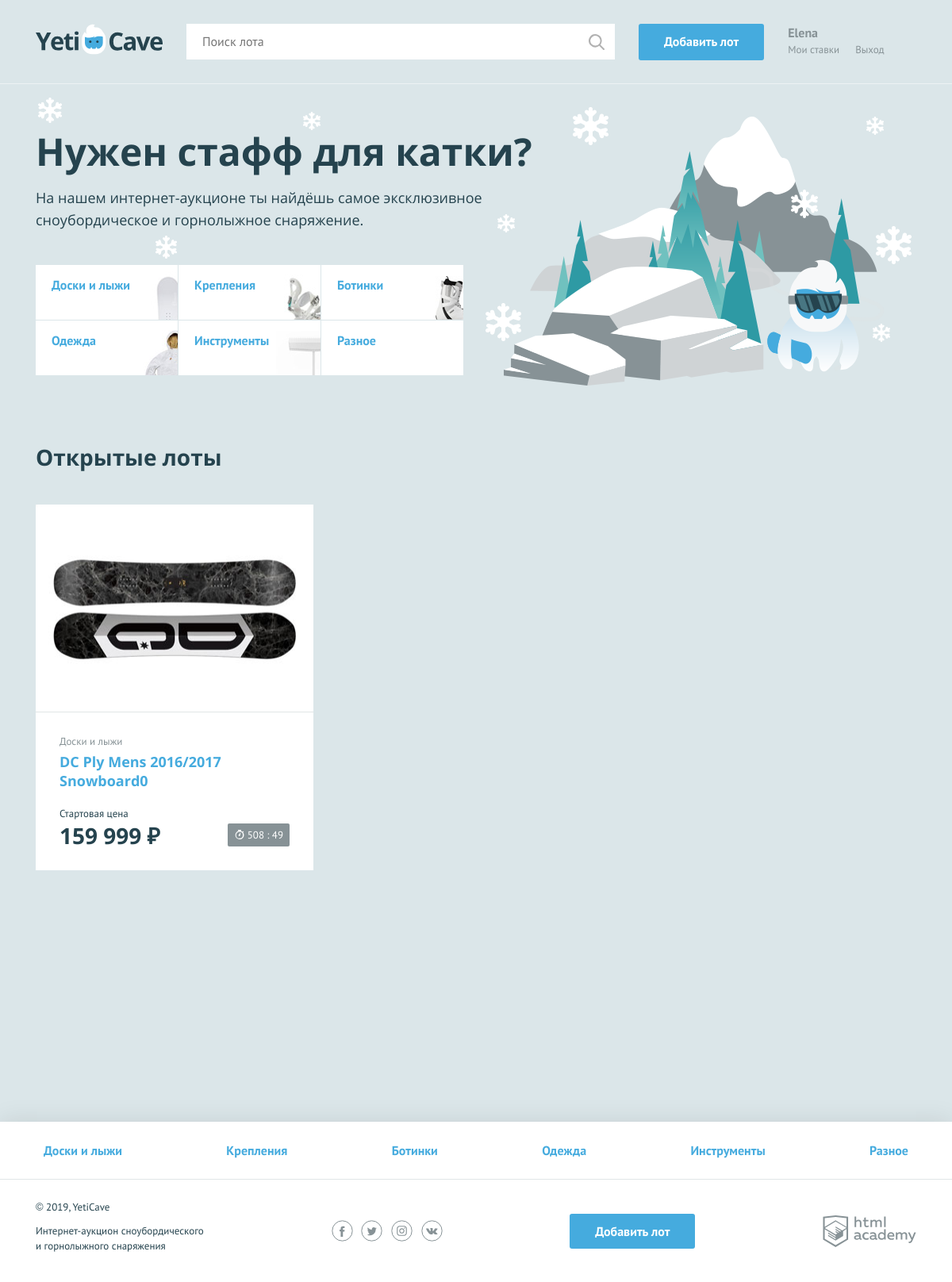
Screenshot of /index.php (signed in) with the database file from the repository.
### tables this page shows
CREATE TABLE Categories (
    PRIMARY KEY (id),
    id          INT UNSIGNED NOT NULL AUTO_INCREMENT,
    name        CHAR (50),
    symbol_code CHAR (50),
                UNIQUE (name),
                UNIQUE (symbol_code)
);

CREATE TABLE Lots (
    PRIMARY KEY (id),
    id            INT UNSIGNED              NOT NULL AUTO_INCREMENT,
    user_id       INT UNSIGNED              NOT NULL,
    category_id   INT UNSIGNED              NOT NULL,
    winner_id     INT UNSIGNED,
    name          CHAR (255)                NOT NULL,
    detail        TEXT                      NOT NULL,
    cost_start    DECIMAL (12, 2)           NOT NULL,
    step_cost     DECIMAL (12, 2)           NOT NULL,
    photo         CHAR (255),
    date_create   DATETIME                  NOT NULL,
    date_finished DATETIME,
                  FOREIGN KEY (user_id)     REFERENCES Users (id),
                  FOREIGN KEY (category_id) REFERENCES Categories (id),
                  FOREIGN KEY (winner_id)   REFERENCES Users (id)
);

### functions/include_template.php (called while the page is built, shortened)
<?php
function includeTemplate($path, array $data = [])
{
    $path = 'templates/' . $path;
    extract($data);
    require_once $path;
    $page = ob_get_clean();
    return $page;
}

### functions/connect_to_db.php (called while the page is built, shortened)
<?php
function connectToDatabase()
{
    $db_connection = mysqli_connect("localhost", "root", "", "YetiCave");
    mysqli_set_charset($db_connection, "utf8");
    return $db_connection;
}

### functions/query_result.php (called while the page is built, shortened)
<?php
function queryResult($db_connection, $query) {
    $query = mysqli_query($db_connection, $query);
    $result = mysqli_fetch_all($query, MYSQLI_ASSOC);
    return $result;
}

### functions/get_items.php (called while the page is built, shortened)
<?php
function getCategories()
{
    return queryResult(connectToDatabase(), "SELECT id, name, symbol_code FROM Categories ORDER BY id ASC");
}
function getLots()
{
    $sql_lots = "SELECT Categories.name AS category,
                        Lots.id,
                        Lots.name,
                        cost_start,
                        photo,
                        date_finished AS expiration_time
                FROM Lots
                INNER JOIN Categories ON Lots.category_id=Categories.id
                WHERE date_finished>current_date
                ORDER BY Lots.id DESC LIMIT 6";
    return queryResult(connectToDatabase(), $sql_lots);
}

### functions/cost.php (called while the page is built)
<?php
function cost($cost)
{
    $cost = ceil($cost);
    if (1000 <= $cost) {
        $cost = number_format($cost, 0, '', ' ');
    }
    return $cost . " ";
}

### functions/count_time.php (called while the page is built)
<?php
function countTime(string $expiration_date) : array
{
    $current_date = date('Y-m-d H:i');
    $diff_in_hour = (strtotime($expiration_date) - strtotime($current_date)) / 3600;
    $diff_in_hour = floor($diff_in_hour);
    $diff_in_min = (strtotime($expiration_date) - strtotime($current_date)) / 60;
    $diff_in_min = $diff_in_min - ($diff_in_hour * 60);
    $diff_in_min = round($diff_in_min);
    if (0 <= $diff_in_hour) {
        $time_limit[] = $diff_in_hour;
        $time_limit[] = $diff_in_min;
    } else {
        $time_limit[] = 0;
        $time_limit[] = 0;
    }
    return $time_limit;
}

### templates/menu_index.php (the view)
<ul class="promo__list">
    <?php $j = 0; ?>
    <?php while ($j < count($categories)): ?>
        <li class="promo__item promo__item--<?= $categories[$j]['symbol_code']; ?>">
            <a class="promo__link" href="/lots_by_categories.php?page=1&limit=9&id_category_lot=<?= $categories[$j]['id']; ?>"><?= $categories[$j]['name']; ?></a>
        </li>
        <?php $j++; ?>
    <?php endwhile; ?>
</ul>

### templates/main.php
<main class="container">
    <section class="promo">
        <h2 class="promo__title">Нужен стафф для катки?</h2>
        <p class="promo__text">На нашем интернет-аукционе ты найдёшь самое эксклюзивное сноубордическое и горнолыжное
            снаряжение.</p>
        <?= $menu_category; ?>
    </section>
    <section class="lots">
        <div class="lots__header">
            <h2>Открытые лоты</h2>
        </div>
        <ul class="lots__list">
            <?php foreach ($lots as $key => $value): ?>
                <li class="lots__item lot">
                    <div class="lot__image">
                        <img src="<?= $value['photo']; ?>" width="350" height="260" alt="">
                    </div>
                    <div class="lot__info">
                        <span class="lot__category"><?= $value['category']; ?></span>
                        <h3 class="lot__title"><a class="text-link"
                                                  href="lot.php?id=<?= $value['id']; ?>"><?= $value['name']; ?></a>
                        </h3>
                        <div class="lot__state">
                            <div class="lot__rate">
                                <span class="lot__amount">Стартовая цена</span>
                                <span class="lot__cost"><b><?= cost($value['cost_start']); ?>&#8381;</b></span>
                            </div>
                            <?php $time_limited = countTime($value['expiration_time']); ?>
                            <?php if ($time_limited[0] <= 0): ?>
                            <div class="lot__timer timer timer--finishing">
                                <?php else: ?>
                                <div class="lot__timer timer">
                                    <?php endif; ?>
                                    <?= $time_limited[0]; ?> : <?= $time_limited[1]; ?>
                                </div>
                            </div>
                        </div>
                </li>
            <?php endforeach; ?>
        </ul>
    </section>
</main>

### templates/layout.php (shortened to what this page needs)
<!DOCTYPE html>
<html lang="ru">
<?= $head; ?>
<body>
<div class="page-wrapper">
    <header class="main-header">
        <div class="main-header__container container">
            <a class="main-header__logo" href="/index.php">
                <img src="../img/logo.svg" width="160" height="39" alt="Логотип компании YetiCave">
            </a>
            <form class="main-header__search" method="get" action="/search.php" autocomplete="off">
                <input type="search" name="search" placeholder="Поиск лота">
                <input class="main-header__search-btn" type="submit" name="find" value="Найти">
            </form>
            <a class="main-header__add-lot button" href="/add.php">Добавить лот</a>
            <nav class="user-menu">
                <?php if (isset($_SESSION['user'])): ?>
                    <div class="user-menu__logged">
                        <p><?php print($user_name); ?></p>
                        <a class="user-menu__bets" href="/myrates.php">Мои ставки</a>
                        <a class="user-menu__logout" href="/logout.php">Выход</a>
                    </div>
                <?php endif; ?>
            </nav>
        </div>
    </header>
    <main>
    <?= $content; ?>
    </main>
</div>
<footer class="main-footer">
    <nav class="nav">
        <ul class="nav__list container">
            <?php $i = 0; ?>
            <?php while ($i < count($categories)): ?>
                <li class="nav__item">
                    <a href="/lots_by_categories.php?page=1&limit=9&id_category_lot=<?= $categories[$i]['id']; ?>"><?= $categories[$i]['name']; ?></a>
                </li>
                <?php $i++; ?>
            <?php endwhile; ?>
        </ul>
    </nav>
    <div class="main-footer__bottom container">
        <div class="main-footer__copyright">
            <p>© 2019, YetiCave</p>
            <p>Интернет-аукцион сноубордического и горнолыжного снаряжения</p>
        </div>
        <div class="main-footer__social social">
            <a class="social__link social__link--facebook" href="#">
            </a>
            <a class="social__link social__link--twitter" href="#">
            </a>
            <a class="social__link social__link--instagram" href="#">
            </a>
            <a class="social__link social__link--vkontakte" href="#">
            </a>
        </div>
        <a class="main-footer__add-lot button" href="/add.php">Добавить лот</a>
        <div class="main-footer__developed-by">
            <a class="logo-academy" href="https://htmlacademy.ru/intensive/php">
            </a>
        </div>
    </div>
</footer>
</body>
</html>

### rows the page displays
categories: shows a picture, name "Доски и лыжи"
categories: shows a picture, name "Крепления"
categories: shows a picture, name "Ботинки"
categories: shows a picture, name "Одежда"
categories: shows a picture, name "Инструменты"
categories: name "Разное"
lots: photo (picture), category.name "Доски и лыжи", name "DC Ply Mens 2016/2017 Snowboard0", cost_start "159 999", date_finished "508", date_finished "49"

### other values shown
$user_name "Elena"
